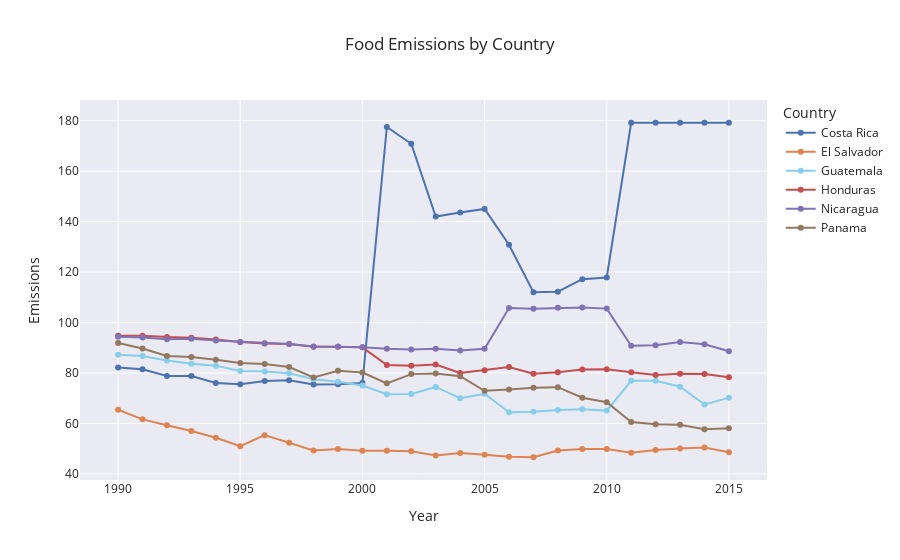

The notebook cell this image was saved under:
### Code cell
# Plot central american emissions through a line graph
df_emissions_central_america = df_emissions[df_emissions['Country'].isin(['Guatemala','El Salvador','Honduras','Nicaragua','Costa Rica','Panama'])]
fig = px.line(df_emissions_central_america, x="Year", y="Emissions", color='Country', title='Food Emissions by Country')
fig.update_traces(mode='lines+markers')
# Color Guatemala sky blue
fig.for_each_trace(lambda t: t.update(line_color='skyblue') if t.name == 'Guatemala' else ())

fig.show()

### Figure 1 — Plotly figure (JSON) as saved in the notebook; plotly's stock layout.template omitted (floating-point values rounded to 4 significant figures)
{"data": [{"hovertemplate": "Country=Costa Rica<br>Year=%{x}<br>Emissions=%{y}<extra></extra>", "legendgroup": "Costa Rica", "line": {"color": "rgb(76,114,176)", "dash": "solid"}, "marker": {"symbol": "circle"}, "mode": "lines+markers", "name": "Costa Rica", "orientation": "v", "showlegend": true, "type": "scatter", "x": [1990, 1991, 1992, 1993, 1994, 1995, 1996, 1997, 1998, 1999, 2000, 2001, 2002, 2003, 2004, 2005, 2006, 2007, 2008, 2009, 2010, 2011, 2012, 2013, 2014, 2015], "xaxis": "x", "y": [82.18, 81.5, 78.78, 78.82, 76.03, 75.54, 76.82, 77.15, 75.47, 75.56, 76.03, 177.5, 170.8, 142.0, 143.7, 145.0, 130.9, 112.0, 112.2, 117.2, 117.9, 179.2, 179.2, 179.2, 179.2, 179.2], "yaxis": "y"}, {"hovertemplate": "Country=El Salvador<br>Year=%{x}<br>Emissions=%{y}<extra></extra>", "legendgroup": "El Salvador", "line": {"color": "rgb(221,132,82)", "dash": "solid"}, "marker": {"symbol": "circle"}, "mode": "lines+markers", "name": "El Salvador", "orientation": "v", "showlegend": true, "type": "scatter", "x": [1990, 1991, 1992, 1993, 1994, 1995, 1996, 1997, 1998, 1999, 2000, 2001, 2002, 2003, 2004, 2005, 2006, 2007, 2008, 2009, 2010, 2011, 2012, 2013, 2014, 2015], "xaxis": "x", "y": [65.42, 61.62, 59.3, 57.0, 54.31, 51.01, 55.36, 52.39, 49.3, 49.93, 49.16, 49.17, 48.99, 47.28, 48.33, 47.63, 46.79, 46.61, 49.29, 49.87, 49.83, 48.39, 49.53, 50.07, 50.45, 48.62], "yaxis": "y"}, {"hovertemplate": "Country=Guatemala<br>Year=%{x}<br>Emissions=%{y}<extra></extra>", "legendgroup": "Guatemala", "line": {"color": "skyblue", "dash": "solid"}, "marker": {"symbol": "circle"}, "mode": "lines+markers", "name": "Guatemala", "orientation": "v", "showlegend": true, "type": "scatter", "x": [1990, 1991, 1992, 1993, 1994, 1995, 1996, 1997, 1998, 1999, 2000, 2001, 2002, 2003, 2004, 2005, 2006, 2007, 2008, 2009, 2010, 2011, 2012, 2013, 2014, 2015], "xaxis": "x", "y": [87.2, 86.73, 85.0, 83.68, 82.92, 80.81, 80.61, 79.86, 77.52, 76.52, 75.07, 71.57, 71.71, 74.47, 70.0, 71.78, 64.44, 64.67, 65.35, 65.61, 65.09, 76.91, 76.95, 74.54, 67.53, 70.15], "yaxis": "y"}, {"hovertemplate": "Country=Honduras<br>Year=%{x}<br>Emissions=%{y}<extra></extra>", "legendgroup": "Honduras", "line": {"color": "rgb(196,78,82)", "dash": "solid"}, "marker": {"symbol": "circle"}, "mode": "lines+markers", "name": "Honduras", "orientation": "v", "showlegend": true, "type": "scatter", "x": [1990, 1991, 1992, 1993, 1994, 1995, 1996, 1997, 1998, 1999, 2000, 2001, 2002, 2003, 2004, 2005, 2006, 2007, 2008, 2009, 2010, 2011, 2012, 2013, 2014, 2015], "xaxis": "x", "y": [94.77, 94.74, 94.24, 93.95, 93.32, 92.33, 91.68, 91.49, 90.42, 90.45, 90.16, 83.16, 82.86, 83.35, 80.02, 81.09, 82.39, 79.71, 80.31, 81.38, 81.5, 80.31, 79.21, 79.67, 79.63, 78.3], "yaxis": "y"}, {"hovertemplate": "Country=Nicaragua<br>Year=%{x}<br>Emissions=%{y}<extra></extra>", "legendgroup": "Nicaragua", "line": {"color": "rgb(129,114,179)", "dash": "solid"}, "marker": {"symbol": "circle"}, "mode": "lines+markers", "name": "Nicaragua", "orientation": "v", "showlegend": true, "type": "scatter", "x": [1990, 1991, 1992, 1993, 1994, 1995, 1996, 1997, 1998, 1999, 2000, 2001, 2002, 2003, 2004, 2005, 2006, 2007, 2008, 2009, 2010, 2011, 2012, 2013, 2014, 2015], "xaxis": "x", "y": [94.34, 94.02, 93.38, 93.55, 92.85, 92.31, 91.78, 91.45, 90.5, 90.46, 90.2, 89.63, 89.35, 89.6, 88.87, 89.58, 105.8, 105.5, 105.9, 106.0, 105.5, 90.77, 91.04, 92.3, 91.36, 88.61], "yaxis": "y"}, {"hovertemplate": "Country=Panama<br>Year=%{x}<br>Emissions=%{y}<extra></extra>", "legendgroup": "Panama", "line": {"color": "rgb(147,120,96)", "dash": "solid"}, "marker": {"symbol": "circle"}, "mode": "lines+markers", "name": "Panama", "orientation": "v", "showlegend": true, "type": "scatter", "x": [1990, 1991, 1992, 1993, 1994, 1995, 1996, 1997, 1998, 1999, 2000, 2001, 2002, 2003, 2004, 2005, 2006, 2007, 2008, 2009, 2010, 2011, 2012, 2013, 2014, 2015], "xaxis": "x", "y": [91.91, 89.7, 86.74, 86.33, 85.29, 84.01, 83.54, 82.38, 78.24, 80.92, 80.19, 75.91, 79.56, 79.84, 78.75, 72.97, 73.46, 74.11, 74.37, 70.2, 68.38, 60.57, 59.69, 59.51, 57.69, 58.13], "yaxis": "y"}], "layout": {"legend": {"title": {"text": "Country"}, "tracegroupgap": 0}, "title": {"text": "Food Emissions by Country"}, "xaxis": {"anchor": "y", "domain": [0, 1], "title": {"text": "Year"}}, "yaxis": {"anchor": "x", "domain": [0, 1], "title": {"text": "Emissions"}}}}
